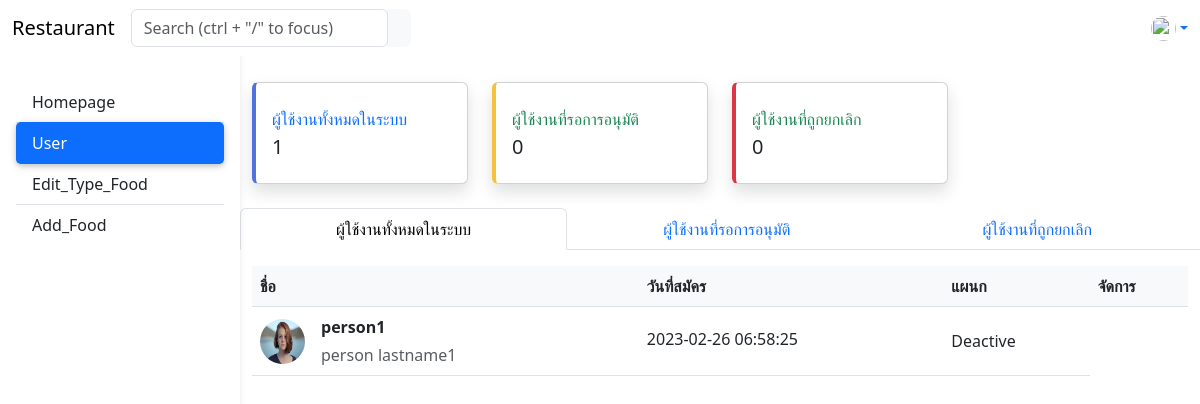
Page /_page/admin/User.php (signed in) on the committed database.
### tables this page shows
CREATE TABLE `users` (
  `id_user` int(11) NOT NULL,
  `username_user` varchar(100) NOT NULL,
  `password_user` varchar(20) NOT NULL,
  `fname_user` varchar(100) NOT NULL,
  `lname_user` varchar(100) NOT NULL,
  `address_user` varchar(100) NOT NULL,
  `tel_user` varchar(10) NOT NULL,
  `file_user` varchar(100) NOT NULL,
  `status_user` varchar(1) NOT NULL DEFAULT '0',
  `table_user` int(11) DEFAULT NULL,
  `type_user` int(11) NOT NULL DEFAULT 1,
  `timestamp_user` timestamp NOT NULL DEFAULT current_timestamp()
);

### _system/database.php (called while the page is built, shortened)
<?php
class database {
    public $mysqli;
    function __construct(){
        $this -> mysqli = new mysqli("localhost","root","","res_order");
        mysqli_query($this -> mysqli,"SET NAMES utf8");
    }
    function select($table,$row = "*",$where = null){
        $sql = $where != null ? "SELECT $row FROM $table WHERE $where" : "SELECT $row FROM $table";
        $this -> query = $this -> mysqli -> query($sql);
        return;
    }
}

### _page/admin/User.php (the view, shortened to what this page needs)
<?php
include('./../../_system/database.php');
$countall = new database();
$countall -> select("users","COUNT(id_user) as sum","status_user = 1 AND type_user = 1");
$sum1 = $countall -> query -> fetch_assoc();
$countperson = new database();
$countperson -> select("users","COUNT(id_user) as sum","status_user = 0");
$sum2 = $countperson -> query -> fetch_assoc();
$countdept = new database();
$countdept -> select("users","COUNT(id_user) as sum","status_user = 3");
$sum3 = $countdept -> query -> fetch_assoc();
?>
<!DOCTYPE html>
<html lang="en">
<head>
    <link rel="stylesheet" href="./../../style/css/admin_hp.css">
    <link rel="stylesheet" href="./../../style/css/bootstrap.css">
</head>
<body>
    <header>
        <?php include('./../components/sidebar.php') ?>
    </header>
    <main style="margin-top: 58px;">
        <div class="container pt-4">
            <div class="row">
                <div class="col-xl-3 col-md-6 mb-4">
                    <div class="card border-left-primary shadow h-100 py-2">
                        <div class="card-body">
                            <div class="row no-gutters align-items-center">
                                <div class="col mr-2">
                                    <div class="text-xs font-weight-bold text-primary text-uppercase mb-1">
                                        ผู้ใช้งานทั้งหมดในระบบ </div>
                                    <div class="h5 mb-0 font-weight-bold text-gray-800"><?= $sum1['sum'] ?></div>
                                </div>
                            </div>
                        </div>
                    </div>
                </div>
                <div class="col-xl-3 col-md-6 mb-4">
                    <div class="card border-left-warning shadow h-100 py-2">
                        <div class="card-body">
                            <div class="row no-gutters align-items-center">
                                <div class="col mr-2">
                                    <div class="text-xs font-weight-bold text-success text-uppercase mb-1">
                                        ผู้ใช้งานที่รอการอนุมัติ</div>
                                    <div class="h5 mb-0 font-weight-bold text-gray-800"><?= $sum2['sum'] ?></div>
                                </div>
                            </div>
                        </div>
                    </div>
                </div>
                <div class="col-xl-3 col-md-6 mb-4">
                    <div class="card border-left-danger shadow h-100 py-2">
                        <div class="card-body">
                            <div class="row no-gutters align-items-center">
                                <div class="col mr-2">
                                    <div class="text-xs font-weight-bold text-success text-uppercase mb-1">
                                        ผู้ใช้งานที่ถูกยกเลิก</div>
                                    <div class="h5 mb-0 font-weight-bold text-gray-800"><?= $sum3['sum'] ?></div>
                                </div>
                            </div>
                        </div>
                    </div>
                </div>
            </div>
            <div class="row">
                <ul class="nav nav-tabs nav-fill mb-3" id="navtab1" role="tablist">
                    <li class="nav-item" role="presentation">
                        <a href="#tabs1" class="nav-link active" id="tab1" data-bs-toggle="tab" role="tab"
                            aria-controls="tabs1" aria-selected="true">ผู้ใช้งานทั้งหมดในระบบ</a>
                    </li>
                    <li class="nav-item" role="presentation">
                        <a href="#tabs2" class="nav-link " id="tab2" data-bs-toggle="tab" role="tab"
                            aria-controls="tabs2" aria-selected="true">
                            ผู้ใช้งานที่รอการอนุมัติ
                        </a>
                    </li>
                    <li class="nav-item" role="presentation">
                        <a href="#tabs3" class="nav-link " id="tab3" data-bs-toggle="tab" role="tab"
                            aria-controls="tabs3" aria-selected="true">
                            ผู้ใช้งานที่ถูกยกเลิก
                        </a>
                    </li>
                </ul>
                <div class="tab-content" id="tab-content">
                    <div class="tab-pane fade show active" id="tabs1" role="tabpanel" aria-labelledby="tab1">
                        <table class="table align-middle mb-0 bg-white">
                            <thead class="bg-light">
                                <tr>
                                    <th>ชื่อ</th>
                                    <th>วันที่สมัคร</th>
                                    <th>แผนก</th>
                                    <th>จัดการ</th>
                                </tr>
                            </thead>
                            <tbody>
                                <?php
                                $db1 = new database();
                                $db1 -> select("users","*","status_user = 1 AND type_user = 1");
                                while($personactive = $db1 -> query -> fetch_object()){
                                ?>
                                <tr>
                                    <td>
                                        <div class="d-flex align-items-center">
                                            <img src="./../../file/<?= $personactive -> file_user ?>" alt=""
                                                style="width: 45px; height: 45px" class="rounded-circle" />
                                            <div class="ms-3">
                                                <p class="fw-bold mb-1"><?= $personactive -> username_user ?></p>
                                                <p class="text-muted mb-0">
                                                    <?= $personactive -> fname_user.'  '.$personactive -> lname_user ?>
                                                </p>
                                            </div>
                                        </div>
                                    </td>
                                    <td>
                                        <p class="fw-normal mb-1"><?= $personactive -> timestamp_user ?></p>
                                    </td>
                                    <td><a href="./User.php?id=<?= $personactive -> id_user?>&notactive=1"
                                            class="nav-link">Deactive</a></td>
                                </tr>
                                <?php } ?>
                            </tbody>
                        </table>
                    </div>
                </div>
            </div>
        </div>
    </main>
</body>
</html>

### style/css/admin_hp.css (style rules this page uses)
:root { --primary : #4e73df; --success : #1cc88a; --warning : #f6c23e; --danger : #dc3546; }
body { background-color: #fbfbfb; }
@media (min-width: 991.98px) { main { padding-left: 240px; } }
.border-left-primary { border-left:0.25rem solid var(--primary)!important; }
.border-left-warning { border-left:0.25rem solid var(--warning)!important; }
.border-left-danger { border-left:0.25rem solid var(--danger)!important; }

### rows in the picture
users: file_user (picture), username_user "person1", fname_user "person", lname_user "lastname1", timestamp_user "2023-02-26 06:58:25"

### other values in the picture
$val "Homepage"
$val "User"
$val "Edit_Type_Food"
$val "Add_Food"
$sum1['sum'] "1"
$sum2['sum'] "0"
$sum3['sum'] "0"
